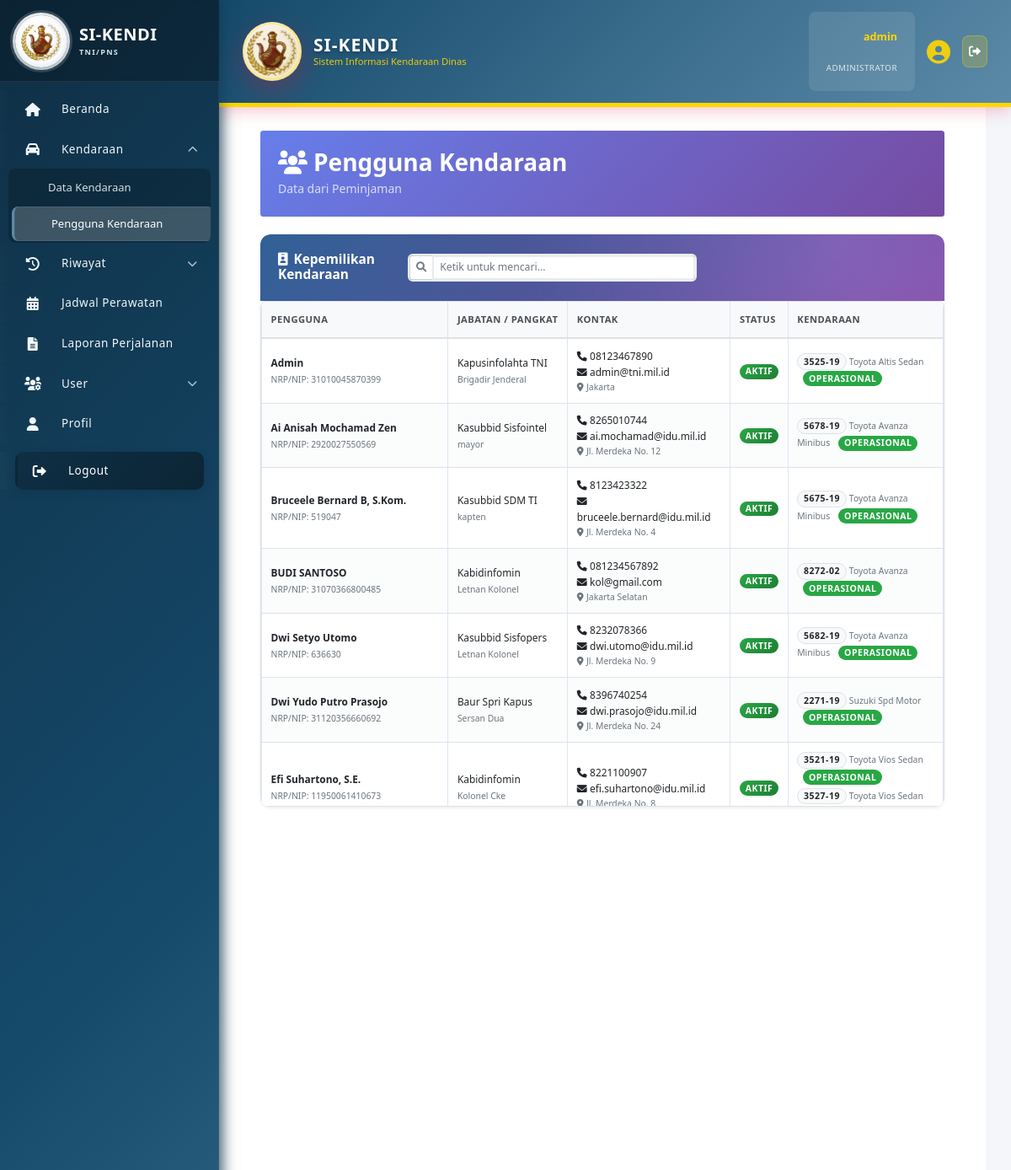
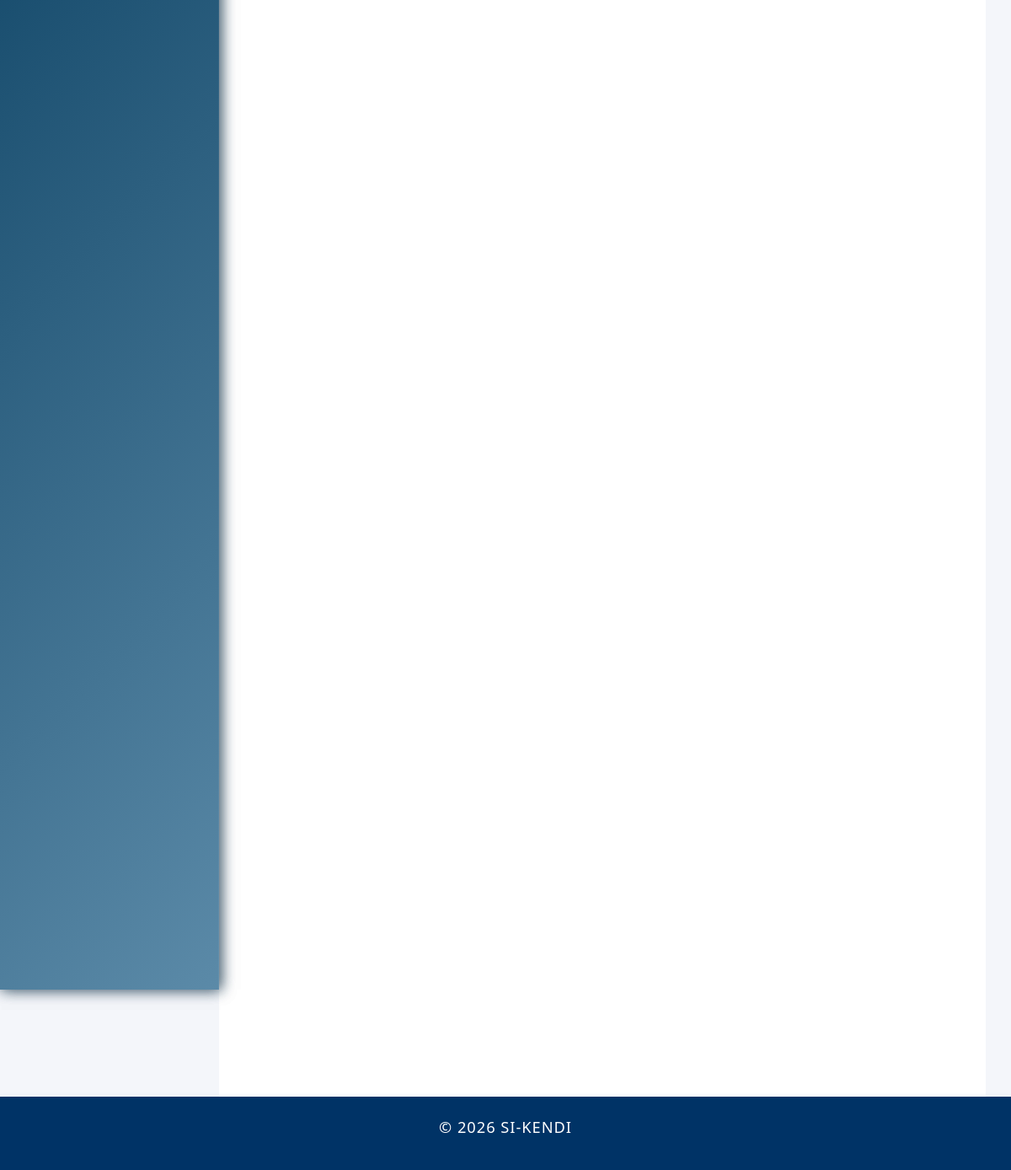
/index.php?page=pengguna_kendaraan (signed in), run on an earlier commit of the app's database (2 pictures, top to bottom).
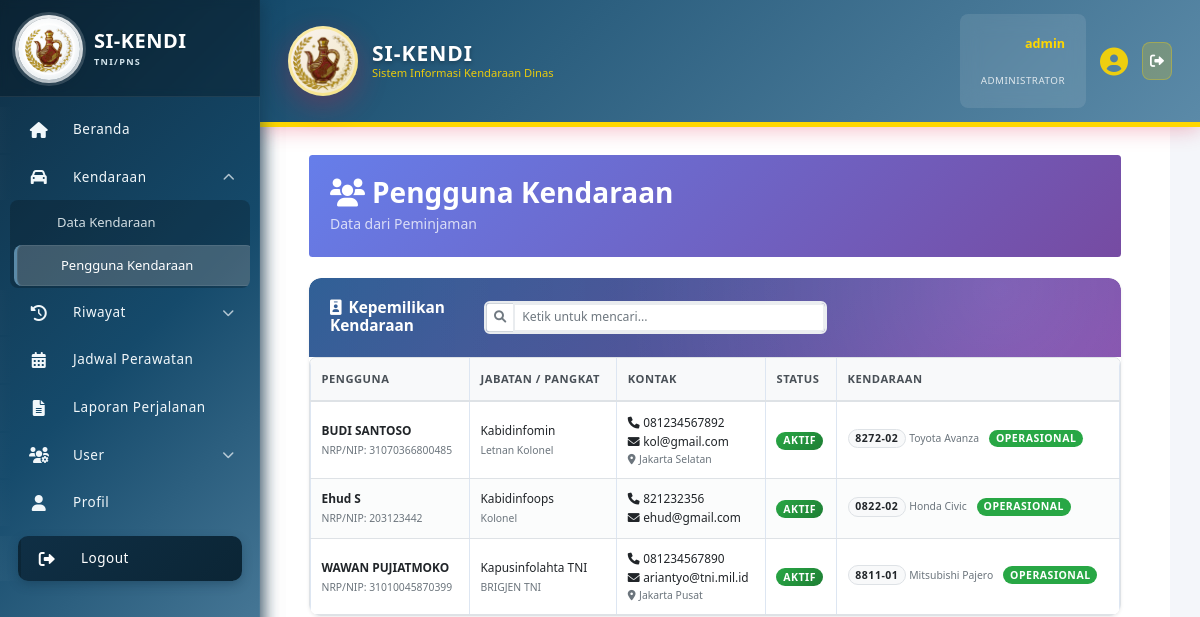
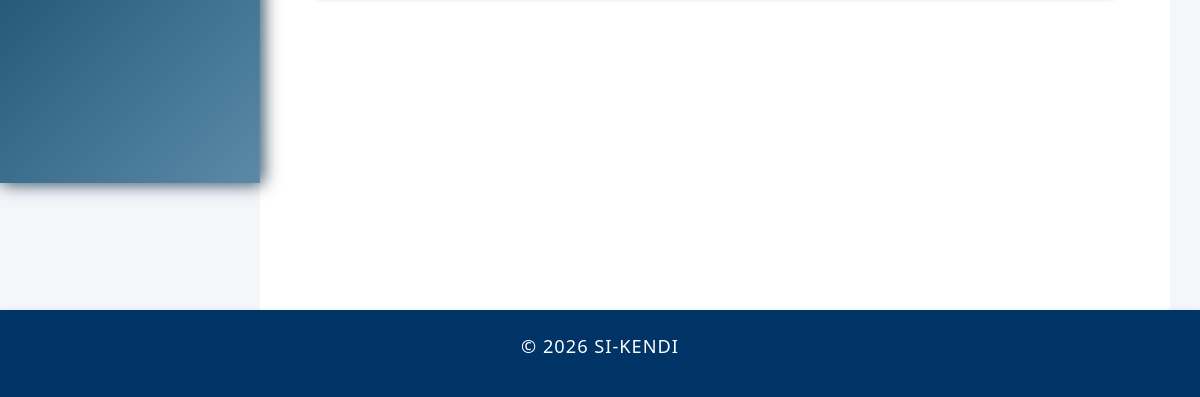
And on a later commit of the database (2 pictures, top to bottom).
### tables this page shows
CREATE TABLE `pengguna` (
  `id` int(11) NOT NULL,
  `nrp_nip` varchar(30) DEFAULT NULL,
  `nama_lengkap` varchar(100) NOT NULL,
  `pangkat` varchar(50) DEFAULT NULL,
  `jabatan` enum('Baur Spri Kapus','Baurku','Baurtarlat','Bidduk TI','Caraka','Kabidduk TI','Kabidinfomin','Kabidinfoops','Kabidpamsisfo','Kapusinfolahta TNI','Kasubbid Jarkomta & Duknis','Kasubbid Pam Aplikasi','Kasubbid Pam jarkomta','Kasubbid SDM TI','Kasubbid Sisfogarku','Kasubbid Sisfointel','Kasubbid Sisfoopslat','Kasubbid Sisfopers','Kasubbid Sisfoter','Kataud','Kaurdal','Kaurpers','Kaurtu','Tamudi Kapus','Wakapusinfolahta TNI') DEFAULT NULL,
  `satuan_pns` varchar(200) DEFAULT NULL,
  `no_hp` varchar(20) DEFAULT NULL,
  `email` varchar(100) DEFAULT NULL,
  `alamat` text DEFAULT NULL,
  `status_pegawai` enum('Aktif','Pensiun','Mutasi','Non-Aktif') NOT NULL DEFAULT 'Aktif',
  `status_aktif` enum('Aktif','Tidak Aktif') NOT NULL DEFAULT 'Aktif',
  `jenis_personel` enum('TNI','PNS') DEFAULT NULL,
  `matra` varchar(100) DEFAULT NULL,
  `korps` varchar(100) DEFAULT NULL,
  `kesatuan` varchar(200) DEFAULT NULL,
  `created_at` timestamp NOT NULL DEFAULT current_timestamp(),
  `updated_at` timestamp NOT NULL DEFAULT current_timestamp() ON UPDATE current_timestamp()
);

CREATE TABLE `kendaraan` (
  `id` int(11) NOT NULL,
  `no_polisi` varchar(20) NOT NULL,
  `no_rangka` varchar(50) NOT NULL,
  `no_mesin` varchar(50) NOT NULL,
  `penanggung_jawab` enum('Baur Spri Kapus','Baurku','Baurtarlat','Bidduk TI','Caraka','Kabidduk TI','Kabidinfomin','Kabidinfoops','Kabidpamsisfo','Kapusinfolahta TNI','Kasubbid Jarkomta & Duknis','Kasubbid Pam Aplikasi','Kasubbid Pam jarkomta','Kasubbid SDM TI','Kasubbid Sisfogarku','Kasubbid Sisfointel','Kasubbid Sisfoopslat','Kasubbid Sisfopers','Kasubbid Sisfoter','Kataud','Kaurdal','Kaurpers','Kaurtu','Tamudi Kapus','Wakapusinfolahta TNI') NOT NULL,
  `pengguna_id` int(11) DEFAULT NULL,
  `merk` varchar(50) NOT NULL,
  `tipe` varchar(50) DEFAULT NULL,
  `tahun_pembuatan` year(4) DEFAULT NULL,
  `warna` varchar(30) DEFAULT NULL,
  `jenis` enum('Roda 2','Roda 4','Truk','Bus','Lainnya') DEFAULT 'Roda 4',
  `bahan_bakar` enum('Bensin','Solar','Listrik','Hybrid') DEFAULT 'Bensin',
  `no_reg` varchar(30) DEFAULT NULL,
  `no_stnk` varchar(30) DEFAULT NULL,
  `no_bpkb` varchar(30) DEFAULT NULL,
  `tanggal_berlaku_stnk` date DEFAULT NULL,
  `pemilik_stnk` varchar(100) DEFAULT NULL,
  `status_kepemilikan` enum('Satker','Pinjam Pakai') DEFAULT 'Satker',
  `satker` varchar(50) NOT NULL,
  `kode_barang` varchar(50) DEFAULT NULL,
  `kondisi` enum('Baik','Rusak Ringan','Rusak Berat') DEFAULT 'Baik',
  `status_kendaraan` enum('Operasional','Perbaikan','Rusak','Tidak Aktif') DEFAULT 'Operasional',
  `status_peminjaman` enum('Tersedia','Dipinjam','Maintenance','Rusak') DEFAULT 'Tersedia',
  `tanggal_servis_terakhir` date DEFAULT NULL,
  `last_service_km` int(11) DEFAULT NULL,
  `odometer` int(11) DEFAULT 0,
  `foto` varchar(255) DEFAULT NULL,
  `catatan` text DEFAULT NULL,
  `created_at` timestamp NOT NULL DEFAULT current_timestamp(),
  `updated_at` timestamp NOT NULL DEFAULT current_timestamp() ON UPDATE current_timestamp()
);

### pages/pengguna_kendaraan.php (the view, shortened to what the changed rows need)
<?php
$users_with_vehicles = [];
$vehicles_by_user = [];
try {
    $sqlUsers = "SELECT p.id, p.nama_lengkap, p.pangkat, p.jabatan, p.nrp_nip, p.no_hp, p.email, p.alamat, p.status_aktif, p.jenis_personel, p.matra, p.korps, p.kesatuan
                 FROM pengguna p
                 WHERE EXISTS (SELECT 1 FROM kendaraan k WHERE k.pengguna_id = p.id)
                 ORDER BY p.nama_lengkap ASC";
    if ($resU = $mysqli->query($sqlUsers)) {
        $users_with_vehicles = $resU->fetch_all(MYSQLI_ASSOC);
    }
    if (!empty($users_with_vehicles)) {
        $ids = array_map('intval', array_column($users_with_vehicles, 'id'));
        $ids_in = implode(',', $ids);
        $sqlVeh = "SELECT id, pengguna_id, no_polisi, no_reg, merk, tipe, tahun_pembuatan, jenis, status_kendaraan
                   FROM kendaraan
                   WHERE pengguna_id IN ($ids_in)
                   ORDER BY no_reg ASC";
        if ($resK = $mysqli->query($sqlVeh)) {
            while ($v = $resK->fetch_assoc()) {
                $uid = (int)$v['pengguna_id'];
                if (!isset($vehicles_by_user[$uid])) $vehicles_by_user[$uid] = [];
                $vehicles_by_user[$uid][] = $v;
            }
        }
    }
} catch (Throwable $e) {
}
?>
<div class="container-fluid">
    <div class="gradient-header text-white p-4 mb-4 rounded">
        <div class="d-flex justify-content-between align-items-center">
            <div>
                <h1 class="mb-1"><i class="fas fa-users me-2"></i>Pengguna Kendaraan</h1>
            </div>
        </div>
    </div>
    <div class="card shadow-sm">
        <div class="card-body p-0">
            <?php if (!empty($users_with_vehicles)): ?>
                <div class="table-responsive" style="max-height: 600px;">
                    <table class="table table-sm mb-0" id="kepemilikanTable">
                        <thead class="bg-light sticky-top">
                            <tr>
                                <th>Pengguna</th>
                                <th>Jabatan / Pangkat</th>
                                <th>Kontak</th>
                                <th>Status</th>
                                <th>Kendaraan</th>
                            </tr>
                        </thead>
                        <tbody>
                            <?php foreach ($users_with_vehicles as $u): ?>
                                <tr>
                                    <td>
                                        <div class="fw-semibold"><?= htmlspecialchars($u['nama_lengkap'] ?? '-') ?></div>
                                        <?php if (!empty($u['nrp_nip'])): ?><small class="text-muted">NRP/NIP: <?= htmlspecialchars($u['nrp_nip']) ?></small><?php endif; ?>
                                    </td>
                                    <td>
                                        <div><?= htmlspecialchars($u['jabatan'] ?? '-') ?></div>
                                        <small class="text-muted"><?= htmlspecialchars($u['pangkat'] ?? '-') ?></small>
                                    </td>
                                    <td>
                                        <?php if (!empty($u['no_hp'])): ?><div><i class="fas fa-phone me-1"></i><?= htmlspecialchars($u['no_hp']) ?></div><?php endif; ?>
                                        <?php if (!empty($u['email'])): ?><div><i class="fas fa-envelope me-1"></i><?= htmlspecialchars($u['email']) ?></div><?php endif; ?>
                                        <?php if (!empty($u['alamat'])): ?><small class="text-muted d-block"><i class="fas fa-map-marker-alt me-1"></i><?= htmlspecialchars($u['alamat']) ?></small><?php endif; ?>
                                    </td>
                                    <td>
                                        <span class="badge bg-<?= strtolower($u['status_aktif'] ?? '') === 'aktif' ? 'success' : 'secondary' ?>"><?= htmlspecialchars($u['status_aktif'] ?? '-') ?></span>
                                    </td>
                                    <td>
                                        <?php $list = $vehicles_by_user[(int)($u['id'] ?? 0)] ?? []; ?>
                                        <?php if (!empty($list)): ?>
                                            <?php foreach ($list as $v): ?>
                                                <div class="mb-1">
                                                    <span class="badge bg-light text-dark border">
                                                        <?= htmlspecialchars(($v['no_reg'] ?: '-')) ?>
                                                    </span>
                                                    <small class="text-muted"><?= htmlspecialchars(trim(($v['merk'] ?? '') . ' ' . ($v['tipe'] ?? ''))) ?></small>
                                                    <?php if (!empty($v['status_kendaraan'])): ?>
                                                        <small class="ms-2 badge badge-<?= strtolower(str_replace(' ', '-', $v['status_kendaraan'])) ?>"><?= htmlspecialchars($v['status_kendaraan']) ?></small>
                                                    <?php endif; ?>
                                                </div>
                                            <?php endforeach; ?>
                                        <?php else: ?>
                                            <span class="text-muted">-</span>
                                        <?php endif; ?>
                                    </td>
                                </tr>
                            <?php endforeach; ?>
                        </tbody>
                    </table>
                </div>
            <?php else: ?>
                <div class="text-center py-3">
                    <small class="text-muted">Belum ada kendaraan yang ditugaskan langsung ke pengguna.</small>
                </div>
            <?php endif; ?>
        </div>
    </div>
</div>

What changed in the data, as far as the page shows it:
removed kendaraan: no_reg "3525-19", merk+tipe "Toyota Altis Sedan", status_kendaraan "OPERASIONAL", shown under pengguna "Kapusinfolahta TNI"
removed pengguna: nama_lengkap "Ai Anisah Mochamad Zen", nrp_nip "2920027550569", jabatan "Kasubbid Sisfointel", pangkat "mayor", no_hp "8265010744", email "ai.mochamad@idu.mil.id", alamat "Jl. Merdeka No. 12", status_aktif "AKTIF"
removed kendaraan: no_reg "5678-19", merk+tipe "Toyota Avanza Minibus", status_kendaraan "OPERASIONAL", shown under "Ai Anisah Mochamad Zen"
removed pengguna: nama_lengkap "Bruceele Bernard B, S.Kom.", nrp_nip "519047", jabatan "Kasubbid SDM TI", pangkat "kapten", no_hp "8123423322", email "bruceele.bernard@idu.mil.id", alamat "Jl. Merdeka No. 4", status_aktif "AKTIF"
removed kendaraan: no_reg "5675-19", merk+tipe "Toyota Avanza Minibus", status_kendaraan "OPERASIONAL", shown under "Bruceele Bernard B, S.Kom."
removed pengguna: nama_lengkap "Dwi Setyo Utomo", nrp_nip "636630", jabatan "Kasubbid Sisfopers", pangkat "Letnan Kolonel", no_hp "8232078366", email "dwi.utomo@idu.mil.id", alamat "Jl. Merdeka No. 9", status_aktif "AKTIF"
removed kendaraan: no_reg "5682-19", merk+tipe "Toyota Avanza Minibus", status_kendaraan "OPERASIONAL", shown under "Dwi Setyo Utomo"
removed pengguna: nama_lengkap "Dwi Yudo Putro Prasojo", nrp_nip "31120356660692", jabatan "Baur Spri Kapus", pangkat "Sersan Dua", no_hp "8396740254", email "dwi.prasojo@idu.mil.id", alamat "Jl. Merdeka No. 24", status_aktif "AKTIF"
removed kendaraan: no_reg "2271-19", merk+tipe "Suzuki Spd Motor", status_kendaraan "OPERASIONAL", shown under "Dwi Yudo Putro Prasojo"
removed pengguna: nama_lengkap "Efi Suhartono, S.E.", nrp_nip "11950061410673", jabatan "Kabidinfomin", pangkat "Kolonel Cke", no_hp "8221100907", email "efi.suhartono@idu.mil.id", alamat "Jl. Merdeka No. 8", status_aktif "AKTIF"
removed kendaraan: no_reg "3521-19", merk+tipe "Toyota Vios Sedan", status_kendaraan "OPERASIONAL", shown under "Efi Suhartono, S.E."
removed kendaraan: no_reg "3527-19", merk+tipe "Toyota Vios Sedan", shown under "Efi Suhartono, S.E."
shown differently, row unchanged: pengguna "BUDI SANTOSO": moves up the list
now on this page (row edited): pengguna: nama_lengkap "Ehud S", nrp_nip "203123442", jabatan "Kabidinfoops", pangkat "Kolonel", no_hp "821232356", email "ehud@gmail.com", status_aktif "AKTIF"
now on this page (row edited): kendaraan: no_reg "0822-02", merk+tipe "Honda Civic", status_kendaraan "OPERASIONAL", shown under "Ehud S"
changed pengguna "Kapusinfolahta TNI": gains kendaraan (no_reg "8811-01", merk+tipe "Mitsubishi Pajero", status_kendaraan "OPERASIONAL"); nama_lengkap "Admin" → "WAWAN PUJIATMOKO"; pangkat "Brigadir Jenderal" → "BRIGJEN TNI"; no_hp "08123467890" → "081234567890"; email "admin@tni.mil.id" → "ariantyo@tni.mil.id"; alamat "Jakarta" → "Jakarta Pusat"
